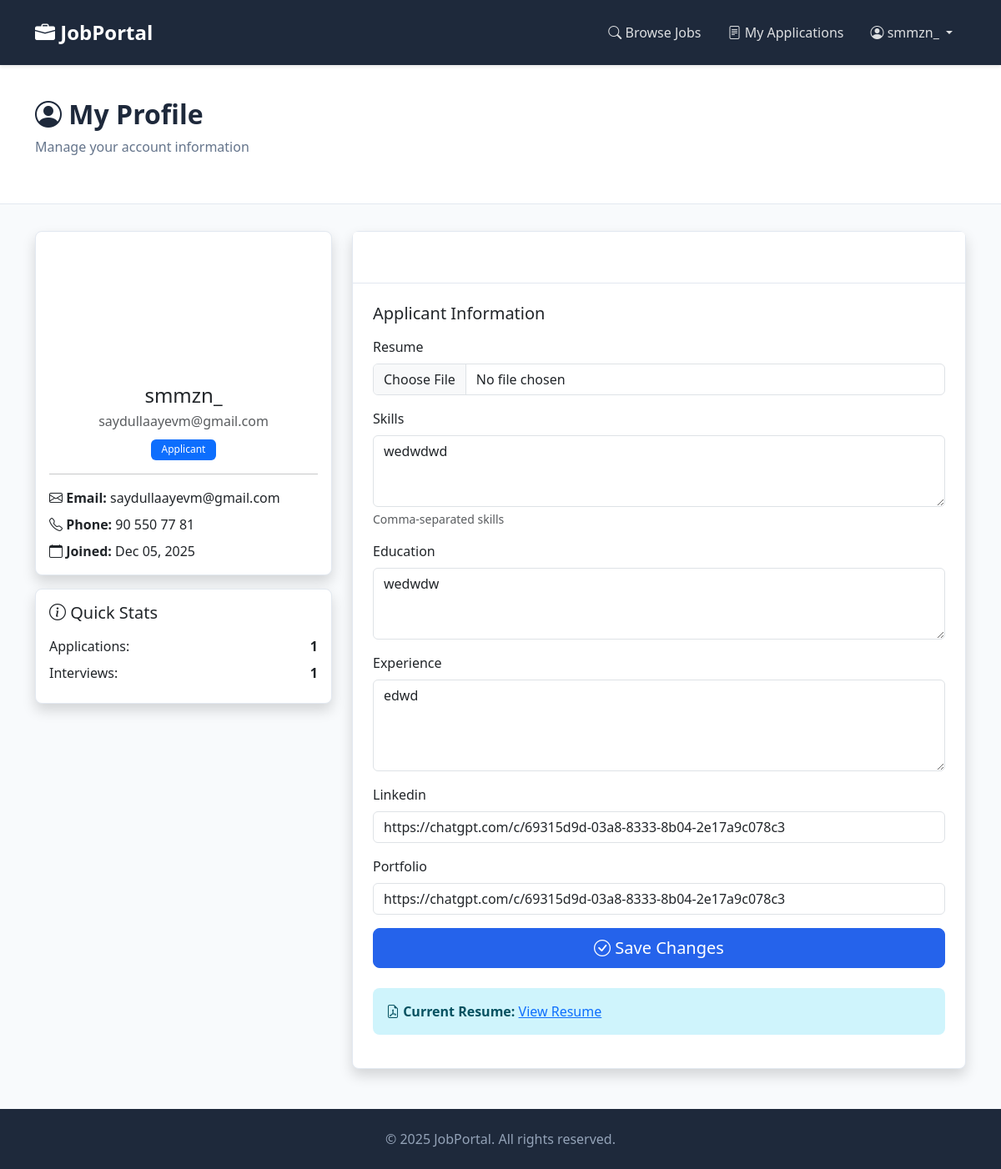
The app's page /accounts/profile/ (signed in) with its own data.
### accounts/models.py (models this page shows, shortened)
class User(AbstractUser):
    ROLE_CHOICES = (
        ('applicant', 'Applicant'),
        ('employer', 'Employer'),
        ('admin', 'Administrator'),
    )
    role = models.CharField(max_length=20, choices=ROLE_CHOICES, default='applicant')
    phone = models.CharField(max_length=15, blank=True)
    profile_picture = models.ImageField(upload_to='profiles/', blank=True, null=True)
    bio = models.TextField(blank=True)
    created_at = models.DateTimeField(default=timezone.now)
    updated_at = models.DateTimeField(auto_now=True)

class ApplicantProfile(models.Model):
    user = models.OneToOneField(User, on_delete=models.CASCADE, related_name='applicant_profile')
    resume = models.FileField(upload_to='resumes/', blank=True, null=True)
    skills = models.TextField(blank=True, help_text="Comma-separated skills")
    education = models.TextField(blank=True)
    experience = models.TextField(blank=True)
    linkedin = models.URLField(blank=True)
    portfolio = models.URLField(blank=True)

### recruitment/models.py (models this page shows, shortened)
class Application(models.Model):
    STATUS_CHOICES = (
        ('pending', 'Pending'),
        ('reviewed', 'Reviewed'),
        ('interview', 'Interview Scheduled'),
        ('accepted', 'Accepted'),
        ('rejected', 'Rejected'),
    )
    job = models.ForeignKey(Job, on_delete=models.CASCADE, related_name='applications')
    applicant = models.ForeignKey(settings.AUTH_USER_MODEL, on_delete=models.CASCADE, related_name='applications')
    cover_letter = models.TextField()
    status = models.CharField(max_length=20, choices=STATUS_CHOICES, default='pending')
    applied_at = models.DateTimeField(auto_now_add=True)
    updated_at = models.DateTimeField(auto_now=True)
    notes = models.TextField(blank=True, help_text="Internal notes by employer")
    class Meta:
        unique_together = ('job', 'applicant')
        ordering = ['-applied_at']

### accounts/views.py (the view, shortened to what this page needs)
# urls.py: path('profile/', views.profile, name='profile'),
@login_required
def profile(request):
    user = request.user
    profile_form = None
    if user.role == 'applicant':
        profile = getattr(user, 'applicant_profile', None)
        if not profile:
            profile = ApplicantProfile.objects.create(user=user)
        if request.method == 'POST':
            profile_form = ApplicantProfileForm(request.POST, request.FILES, instance=profile)
            if profile_form.is_valid():
                profile_form.save()
                messages.success(request, 'Profile updated successfully!')
                return redirect('accounts:profile')
        else:
            profile_form = ApplicantProfileForm(instance=profile)
    return render(request, 'accounts/profile.html', {'profile_form': profile_form, 'user': user})

### accounts/forms.py
class ApplicantProfileForm(forms.ModelForm):
    class Meta:
        model = ApplicantProfile
        fields = ['resume', 'skills', 'education', 'experience', 'linkedin', 'portfolio']
        widgets = {
            'skills': forms.Textarea(attrs={'rows': 3, 'class': 'form-control'}),
            'education': forms.Textarea(attrs={'rows': 3, 'class': 'form-control'}),
            'experience': forms.Textarea(attrs={'rows': 4, 'class': 'form-control'}),
            'linkedin': forms.URLInput(attrs={'class': 'form-control'}),
            'portfolio': forms.URLInput(attrs={'class': 'form-control'}),
            'resume': forms.FileInput(attrs={'class': 'form-control'}),
        }

### accounts/templates/accounts/profile.html (shortened to what this page needs)
{% extends 'base.html' %}
{% load crispy_forms_tags %}
{% block content %}
<div class="page-header">
    <div class="container">
        <h1 class="display-4"><i class="bi bi-person-circle"></i> My Profile</h1>
        <p class="lead">Manage your account information</p>
    </div>
</div>
<div class="container">
    <div class="row">
        <div class="col-md-4 mb-4">
            <div class="card shadow">
                <div class="card-body text-center">
                    {% if user.profile_picture %}
                        <img src="{{ user.profile_picture.url }}" class="rounded-circle mb-3" width="150" height="150" alt="Profile">
                    {% else %}
                        <div class="rounded-circle bg-gradient d-inline-flex align-items-center justify-content-center mb-3" style="width: 150px; height: 150px;">
                            <i class="bi bi-person-fill text-white" style="font-size: 4rem;"></i>
                        </div>
                    {% endif %}
                    <h4 class="mb-1">{{ user.get_full_name|default:user.username }}</h4>
                    <p class="text-muted mb-2">{{ user.email }}</p>
                    <span class="badge bg-primary">{{ user.get_role_display }}</span>
                    <hr>
                    <div class="text-start">
                        <p class="mb-2"><i class="bi bi-envelope"></i> <strong>Email:</strong> {{ user.email }}</p>
                        {% if user.phone %}
                            <p class="mb-2"><i class="bi bi-telephone"></i> <strong>Phone:</strong> {{ user.phone }}</p>
                        {% endif %}
                        <p class="mb-0"><i class="bi bi-calendar"></i> <strong>Joined:</strong> {{ user.created_at|date:"M d, Y" }}</p>
                    </div>
                </div>
            </div>
            {% if user.role == 'applicant' %}
                <div class="card shadow mt-3">
                    <div class="card-body">
                        <h5 class="mb-3"><i class="bi bi-info-circle"></i> Quick Stats</h5>
                        <div class="d-flex justify-content-between mb-2">
                            <span>Applications:</span>
                            <strong>{{ user.applications.count }}</strong>
                        </div>
                        <div class="d-flex justify-content-between mb-2">
                            <span>Interviews:</span>
                            <strong>{{ user.applications.filter|length }}</strong>
                        </div>
                    </div>
                </div>
            {% endif %}
        </div>
        <div class="col-md-8">
            <div class="card shadow">
                <div class="card-header bg-gradient text-white">
                    <h4 class="mb-0"><i class="bi bi-pencil-square"></i> Update Profile</h4>
                </div>
                <div class="card-body p-4">
                    {% if user.role == 'applicant' %}
                        <h5 class="mb-3">Applicant Information</h5>
                        <form method="post" enctype="multipart/form-data">
                            {{ profile_form|crispy }}
                            <div class="d-grid">
                                <button type="submit" class="btn btn-primary btn-lg">
                                    <i class="bi bi-check-circle"></i> Save Changes
                                </button>
                            </div>
                        </form>
                        {% if user.applicant_profile.resume %}
                            <div class="alert alert-info mt-4">
                                <i class="bi bi-file-earmark-pdf"></i>
                                <strong>Current Resume:</strong>
                                <a href="{{ user.applicant_profile.resume.url }}" target="_blank">View Resume</a>
                            </div>
                        {% endif %}
            {% endif %}
        </div>
    </div>
</div>
{% endblock %}

### templates/base.html (shortened to what this page needs)
<!DOCTYPE html>
<html lang="en">
<head>
    <link href="https://cdn.jsdelivr.net/npm/bootstrap@5.3.0/dist/css/bootstrap.min.css" rel="stylesheet">
    <link href="https://cdn.jsdelivr.net/npm/bootstrap-icons@1.10.0/font/bootstrap-icons.css" rel="stylesheet">
</head>
<body>
    <nav class="navbar navbar-expand-lg navbar-dark">
        <div class="container">
            <a class="navbar-brand" href="{% url 'recruitment:dashboard' %}">
                <i class="bi bi-briefcase-fill"></i> JobPortal
            </a>
            <div class="collapse navbar-collapse" id="navbarNav">
                <ul class="navbar-nav ms-auto">
                    {% if user.is_authenticated %}
                        <li class="nav-item">
                            <a class="nav-link" href="{% url 'recruitment:job_list' %}">
                                <i class="bi bi-search"></i> Browse Jobs
                            </a>
                        </li>
                        {% if user.role == 'applicant' %}
                            <li class="nav-item">
                                <a class="nav-link" href="{% url 'recruitment:my_applications' %}">
                                    <i class="bi bi-file-text"></i> My Applications
                                </a>
                            </li>
                        {% endif %}
                        <li class="nav-item dropdown">
                            <a class="nav-link dropdown-toggle" href="#" id="navbarDropdown" role="button" data-bs-toggle="dropdown">
                                <i class="bi bi-person-circle"></i> {{ user.username }}
                            </a>
                        </li>
                    {% endif %}
                </ul>
            </div>
        </div>
    </nav>
    <main>
        {% block content %}{% endblock %}
    </main>
    <footer class="text-center">
        <div class="container">
            <p class="mb-0">&copy; 2025 JobPortal. All rights reserved.</p>
        </div>
    </footer>
</body>
</html>

### templates/base.html (style rules this page uses)
:root { --primary-color: #2563eb; --primary-dark: #1e40af; --secondary-color: #475569; }
* { margin: 0; padding: 0; box-sizing: border-box; }
html, body { height: 100%; font-family: 'Segoe UI', Tahoma, Geneva, Verdana, sans-serif; background-color: #f8fafc; }
body { display: flex; flex-direction: column; }
main { flex: 1 0 auto; }
footer { flex-shrink: 0; }
.navbar { background-color: #1e293b !important; padding: 1rem 0; box-shadow: 0 2px 4px rgba(0,0,0,0.1); }
.navbar-brand { font-size: 1.5rem; font-weight: 600; }
.navbar-nav .nav-link { color: rgba(255,255,255,0.85) !important; transition: color 0.2s; padding: 0.5rem 1rem !important; }
.page-header { background: white; color: #1e293b; padding: 2.5rem 0; margin-bottom: 2rem; border-bottom: 1px solid #e2e8f0; }
.page-header h1 { font-size: 2rem; font-weight: 600; color: #1e293b; }
.page-header .lead { font-size: 1rem; color: #64748b; }
.card { border: 1px solid #e2e8f0; border-radius: 0.5rem; transition: box-shadow 0.2s; }
.card-header { background-color: #fff; border-bottom: 1px solid #e2e8f0; padding: 1rem 1.25rem; }
.btn-primary { background-color: var(--primary-color); border-color: var(--primary-color); padding: 0.5rem 1.25rem; font-weight: 500; transition: all 0.2s; }
.badge { padding: 0.4rem 0.8rem; font-weight: 500; font-size: 0.75rem; }
footer { background-color: #1e293b; color: #94a3b8; padding: 1.5rem 0; margin-top: 3rem; }
.alert { border-radius: 0.5rem; border: none; }

### records on screen
User: username "smmzn_", get_full_name "smmzn_", email "saydullaayevm@gmail.com", role "Applicant", phone "90 550 77 81", created_at "Dec 05, 2025", applications.count "1", applications.filter|length "1"
ApplicantProfile: skills "wedwdwd", education "wedwdw", experience "edwd", linkedin "https://chatgpt.com/c/69315d9d-03a8-8333-8b04-2e17a9c078c3", portfolio "https://chatgpt.com/c/69315d9d-03a8-8333-8b04-2e17a9c078c3"
